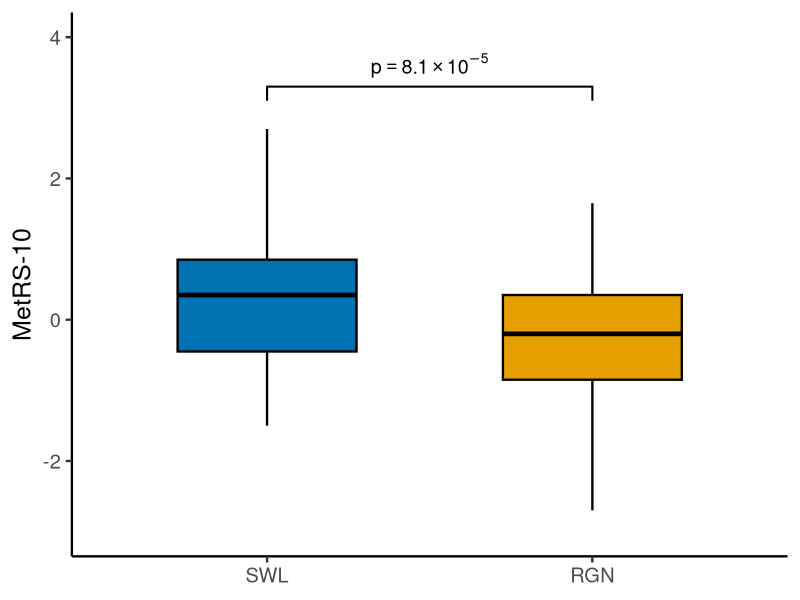

The R script that drew this image:
library(ggplot2)
library(here)
setwd(here::here("figures/FigSx"))

df = read.csv("data_metrs10_labs2.csv")
df$group = factor(df$group, levels = c("SWL", "RGN"))

fill_cols = c("SWL" = "#0072B2", "RGN" = "#E69F00")

sig_df = data.frame(x = c(1, 1, 2, 2), y = c(3.1, 3.3, 3.3, 3.1), group = "SWL")

p = ggplot(df, aes(x = group, ymin = ymin, lower = lower, middle = middle,
                   upper = upper, ymax = ymax, fill = group)) +
  geom_boxplot(stat = "identity", width = 0.55, color = "black", linewidth = 0.8,
               outlier.shape = NA) +
  geom_line(data = sig_df, aes(x = x, y = y), inherit.aes = FALSE, linewidth = 0.7) +
  annotate("text", x = 1.5, y = 3.6, label = "p == 8.1 %*% 10^{-5}", parse = TRUE, size = 5) +
  scale_fill_manual(values = fill_cols, guide = "none") +
  scale_x_discrete(limits = c("SWL", "RGN")) +
  scale_y_continuous(limits = c(-3, 4), breaks = seq(-2, 4, by = 2)) +
  labs(x = NULL, y = "MetRS-10") +
  theme_classic(base_size = 18) +
  theme(axis.line = element_line(linewidth = 0.8))

ggsave("figsx_metrs10_labs2.png", p, width = 5, height = 4, dpi = 800, bg = "white")
